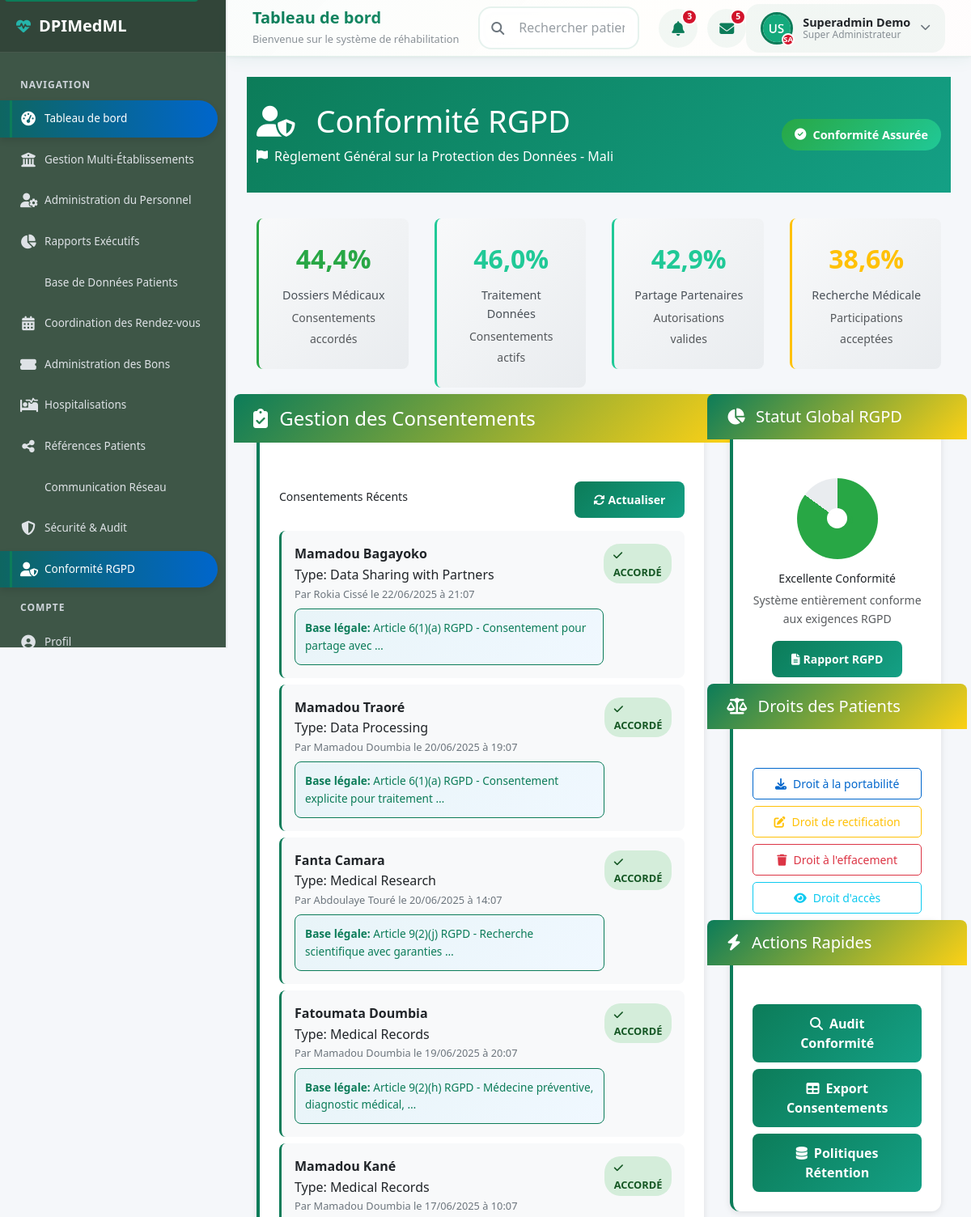
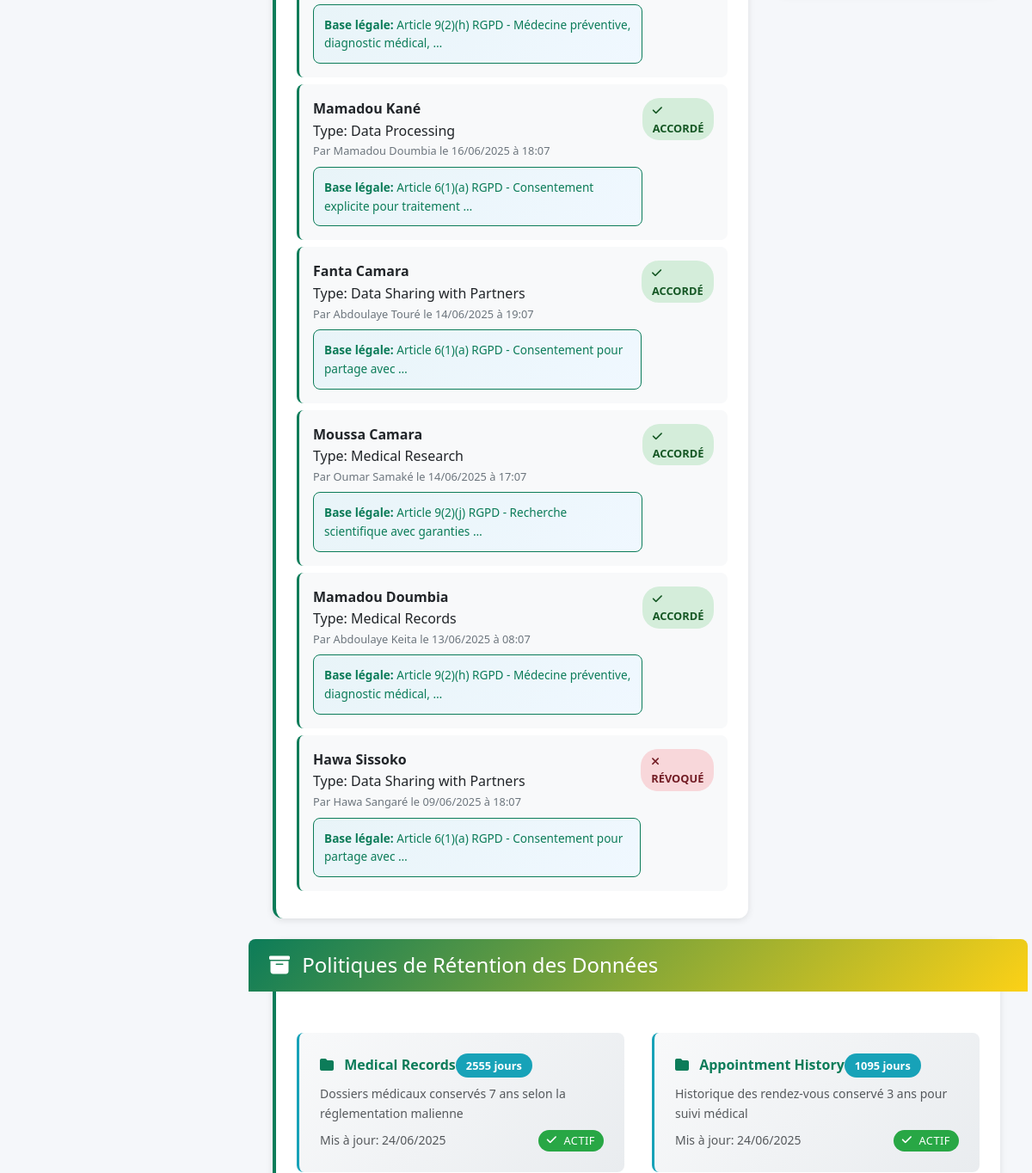
/dashboard/gdpr/ (signed in, upper part), run on an earlier commit of the app's database (2 pictures, top to bottom).
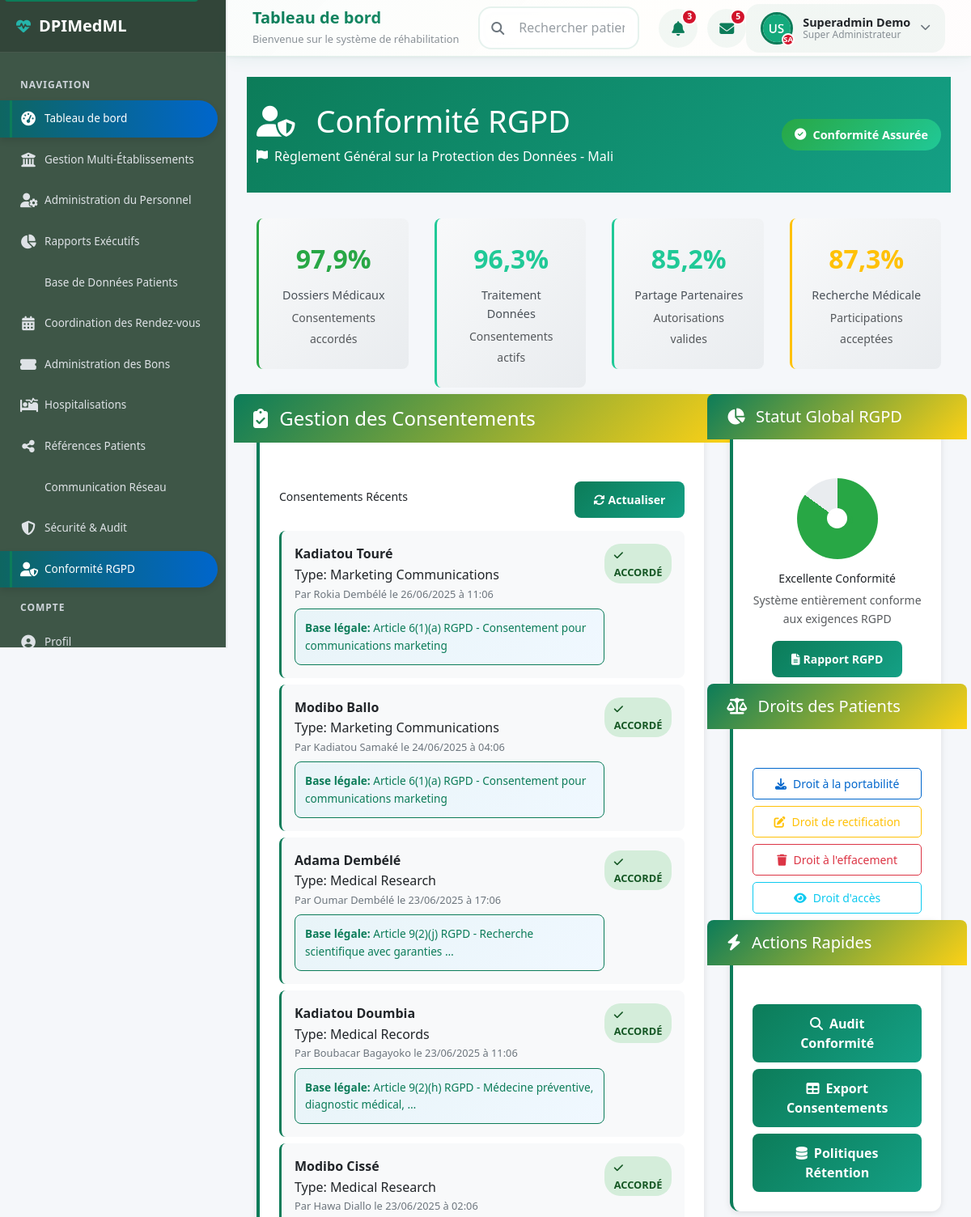
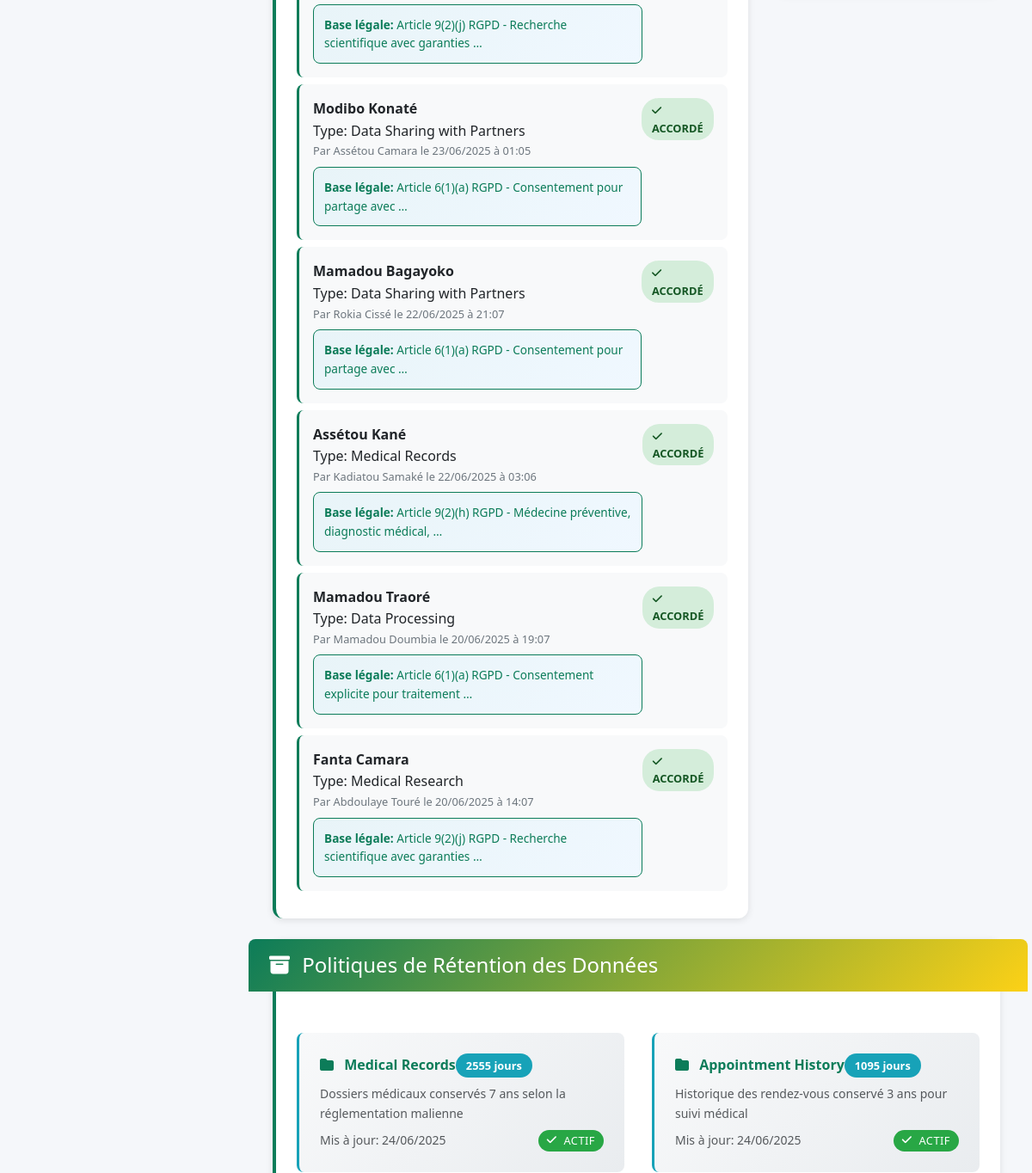
And on a later commit of the database (2 pictures, top to bottom).
### dashboard/models.py (models this page shows)
class PatientConsent(models.Model):
    CONSENT_TYPES = [
        ('data_processing', 'Data Processing'),
        ('medical_records', 'Medical Records'),
        ('sharing_partners', 'Data Sharing with Partners'),
        ('marketing', 'Marketing Communications'),
        ('research', 'Medical Research'),
    ]
    patient = models.ForeignKey('patients.Patient', on_delete=models.CASCADE, related_name='consents')
    consent_type = models.CharField(max_length=30, choices=CONSENT_TYPES)
    granted = models.BooleanField()
    granted_at = models.DateTimeField(default=timezone.now)
    granted_by = models.ForeignKey(User, on_delete=models.CASCADE, related_name='granted_consents')
    revoked_at = models.DateTimeField(null=True, blank=True)
    revoked_by = models.ForeignKey(User, on_delete=models.CASCADE, null=True, blank=True, related_name='revoked_consents')
    legal_basis = models.TextField(help_text="Legal basis for processing (GDPR Article 6)")
    class Meta:
        ordering = ['-granted_at']
        verbose_name = "Patient Consent"
        verbose_name_plural = "Patient Consents"

class DataRetentionPolicy(models.Model):
    DATA_TYPES = [
        ('medical_records', 'Medical Records'),
        ('appointment_history', 'Appointment History'),
        ('voucher_data', 'Voucher Data'),
        ('rehabilitation_plans', 'Rehabilitation Plans'),
        ('system_logs', 'System Logs'),
    ]
    data_type = models.CharField(max_length=30, choices=DATA_TYPES, unique=True)
    retention_period_days = models.IntegerField(help_text="Number of days to retain data")
    description = models.TextField()
    created_at = models.DateTimeField(auto_now_add=True)
    updated_at = models.DateTimeField(auto_now=True)
    class Meta:
        verbose_name = "Data Retention Policy"
        verbose_name_plural = "Data Retention Policies"

### patients/models.py (models this page shows, shortened)
class Patient(models.Model):
    GENDER_CHOICES = [
        ('M', 'Masculin'),
        ('F', 'Féminin'),
        ('O', 'Autre'),
    ]
    user = models.OneToOneField(User, on_delete=models.CASCADE, null=True, blank=True)
    patient_id = models.CharField(max_length=20, unique=True, null=True, blank=True)
    first_name = models.CharField(max_length=100, null=True, blank=True)
    last_name = models.CharField(max_length=100, null=True, blank=True)
    date_of_birth = models.DateField(null=True, blank=True)
    gender = models.CharField(max_length=1, choices=GENDER_CHOICES, null=True, blank=True)
    address = models.CharField(max_length=255, null=True, blank=True)
    city = models.CharField(max_length=100, null=True, blank=True)
    region = models.CharField(max_length=100, null=True, blank=True)
    phone_number = models.CharField(max_length=20, null=True, blank=True)
    email = models.EmailField(null=True, blank=True)
    guardian_name = models.CharField(max_length=200, null=True, blank=True)
    guardian_relationship = models.CharField(max_length=50, null=True, blank=True)
    guardian_phone = models.CharField(max_length=20, null=True, blank=True)
    created_at = models.DateTimeField(default=timezone.now)
    updated_at = models.DateTimeField(default=timezone.now)

### dashboard/views.py (the view)
# urls.py: path('gdpr/', views.gdpr_compliance, name='gdpr'),
@login_required
def gdpr_compliance(request):
    if request.user.profile.user_type not in ['superadmin', 'facility_admin']:
        return redirect('dashboard:index')
    consent_stats = {}
    for consent_type, _ in PatientConsent.CONSENT_TYPES:
        granted = PatientConsent.objects.filter(
            consent_type=consent_type,
            granted=True,
            revoked_at__isnull=True
        ).count()
        total_patients = Patient.objects.count()
        consent_stats[consent_type] = {
            'granted': granted,
            'percentage': round((granted / total_patients * 100), 1) if total_patients > 0 else 0
        }
    recent_consents = PatientConsent.objects.all()[:10]
    retention_policies = DataRetentionPolicy.objects.all()
    context = {
        'consent_stats': consent_stats,
        'recent_consents': recent_consents,
        'retention_policies': retention_policies,
    }
    return render(request, 'dashboard/gdpr.html', context)

### dpimedml/context_processors.py (called while the page is built)
def current_patient(request):
    context = {}
    if request.user.is_authenticated and hasattr(request.user, 'profile'):
        if request.user.profile.user_type == 'patient':
            try:
                current_patient = Patient.objects.get(user=request.user)
                context['current_patient'] = current_patient
            except Patient.DoesNotExist:
                context['current_patient'] = None
    return context

### templates/dashboard/gdpr.html (shortened to what the changed rows need)
{% extends "base.html" %}
{% load static %}
{% block content %}
<div class="gdpr-header">
    <div class="container">
        <div class="row align-items-center">
            <div class="col-md-8">
                <h1 class="mb-2">
                    <i class="fas fa-user-shield me-3"></i>
                    Conformité RGPD
                </h1>
            </div>
        </div>
    </div>
</div>
<div class="container">
    <div class="row mb-4">
        <div class="col-md-3">
            <div class="consent-metric excellent">
                <div class="metric-number excellent">
                    {% if consent_stats.medical_records %}
                        {{ consent_stats.medical_records.percentage }}%
                    {% else %}
                        0%
                    {% endif %}
                </div>
                <div class="metric-label">Dossiers Médicaux</div>
                <small class="text-muted">Consentements accordés</small>
            </div>
        </div>
        <div class="col-md-3">
            <div class="consent-metric good">
                <div class="metric-number good">
                    {% if consent_stats.data_processing %}
                        {{ consent_stats.data_processing.percentage }}%
                    {% else %}
                        0%
                    {% endif %}
                </div>
                <div class="metric-label">Traitement Données</div>
                <small class="text-muted">Consentements actifs</small>
            </div>
        </div>
        <div class="col-md-3">
            <div class="consent-metric good">
                <div class="metric-number good">
                    {% if consent_stats.sharing_partners %}
                        {{ consent_stats.sharing_partners.percentage }}%
                    {% else %}
                        0%
                    {% endif %}
                </div>
                <div class="metric-label">Partage Partenaires</div>
                <small class="text-muted">Autorisations valides</small>
            </div>
        </div>
        <div class="col-md-3">
            <div class="consent-metric warning">
                <div class="metric-number warning">
                    {% if consent_stats.research %}
                        {{ consent_stats.research.percentage }}%
                    {% else %}
                        0%
                    {% endif %}
                </div>
                <div class="metric-label">Recherche Médicale</div>
                <small class="text-muted">Participations acceptées</small>
            </div>
        </div>
    </div>
    <div class="row">
        <div class="col-lg-8 mb-4">
            <div class="gdpr-card">
                <div class="p-4">
                    {% if recent_consents %}
                    {% for consent in recent_consents %}
                    <div class="consent-item">
                        <div class="d-flex justify-content-between align-items-start">
                            <div>
                                <div class="fw-bold">{{ consent.patient.first_name }} {{ consent.patient.last_name }}</div>
                                <div>Type: {{ consent.get_consent_type_display }}</div>
                                <div class="consent-timestamp">
                                    Par {{ consent.granted_by.get_full_name|default:consent.granted_by.username }}
                                    le {{ consent.granted_at|date:"d/m/Y à H:i" }}
                                </div>
                                <div class="legal-basis">
                                    <strong>Base légale:</strong> {{ consent.legal_basis|truncatewords:8 }}
                                </div>
                            </div>
                            <span class="consent-badge {% if consent.granted %}consent-granted{% else %}consent-revoked{% endif %}">
                                {% if consent.granted %}
                                    <i class="fas fa-check me-1"></i>Accordé
                                {% else %}
                                    <i class="fas fa-times me-1"></i>Révoqué
                                {% endif %}
                            </span>
                        </div>
                    </div>
                    {% endfor %}
                    {% else %}
                    <div class="text-center py-4">
                        <i class="fas fa-user-check fa-3x text-success mb-3"></i>
                        <h6>Aucun consentement récent</h6>
                        <p class="text-muted">Tous les consentements sont à jour</p>
                    </div>
                    {% endif %}
                </div>
            </div>
        </div>
    </div>
    <div class="row">
        <div class="col-12">
            <div class="gdpr-card">
                <div class="p-4">
                    <div class="row">
                        {% for policy in retention_policies %}
                        <div class="col-md-6 mb-3">
                            <div class="retention-policy">
                                <div class="policy-header">
                                    <div class="policy-name">
                                        <i class="fas fa-folder me-2"></i>
                                        {{ policy.get_data_type_display }}
                                    </div>
                                    <div class="policy-duration">
                                        {{ policy.retention_period_days }} jours
                                    </div>
                                </div>
                                <p class="text-muted small mb-2">{{ policy.description }}</p>
                                <div class="d-flex justify-content-between align-items-center">
                                    <small class="text-muted">
                                        Mis à jour: {{ policy.updated_at|date:"d/m/Y" }}
                                    </small>
                                    <span class="badge bg-success">
                                        <i class="fas fa-check me-1"></i>Actif
                                    </span>
                                </div>
                            </div>
                        </div>
                        {% endfor %}
                    </div>
                </div>
            </div>
        </div>
    </div>
</div>
{% endblock %}

What changed in the data, as far as the page shows it:
no longer on this page (row unchanged): PatientConsent: patient.first_name "Fatoumata", patient.last_name "Doumbia", consent_type "Medical Records", granted_by.get_full_name "Mamadou Doumbia", granted_at "19/06/2025 à 20:07", legal_basis "Article 9(2)(h) RGPD - Médecine préventive, diagnostic médical, …", granted True (drawn)
no longer on this page (row unchanged): PatientConsent: patient.first_name "Mamadou", patient.last_name "Kané", consent_type "Medical Records", granted_by.get_full_name "Mamadou Doumbia", granted_at "17/06/2025 à 10:07", legal_basis "Article 9(2)(h) RGPD - Médecine préventive, diagnostic médical, …", granted True (drawn)
no longer on this page (row unchanged): PatientConsent: patient.first_name "Mamadou", patient.last_name "Kané", consent_type "Data Processing", granted_by.get_full_name "Mamadou Doumbia", granted_at "16/06/2025 à 18:07", legal_basis "Article 6(1)(a) RGPD - Consentement explicite pour traitement …", granted True (drawn)
no longer on this page (row unchanged): PatientConsent: patient.first_name "Fanta", patient.last_name "Camara", consent_type "Data Sharing with Partners", granted_by.get_full_name "Abdoulaye Touré", granted_at "14/06/2025 à 19:07", legal_basis "Article 6(1)(a) RGPD - Consentement pour partage avec …", granted True (drawn)
no longer on this page (row unchanged): PatientConsent: patient.first_name "Moussa", patient.last_name "Camara", consent_type "Medical Research", granted_by.get_full_name "Oumar Samaké", granted_at "14/06/2025 à 17:07", legal_basis "Article 9(2)(j) RGPD - Recherche scientifique avec garanties …", granted True (drawn)
no longer on this page (row unchanged): PatientConsent: patient.first_name "Mamadou", patient.last_name "Doumbia", consent_type "Medical Records", granted_by.get_full_name "Abdoulaye Keita", granted_at "13/06/2025 à 08:07", legal_basis "Article 9(2)(h) RGPD - Médecine préventive, diagnostic médical, …", granted True (drawn)
no longer on this page (row unchanged): PatientConsent: patient.first_name "Hawa", patient.last_name "Sissoko", consent_type "Data Sharing with Partners", granted_by.get_full_name "Hawa Sangaré", granted_at "09/06/2025 à 18:07", legal_basis "Article 6(1)(a) RGPD - Consentement pour partage avec …", granted False (drawn)
added PatientConsent: patient.first_name "Kadiatou", patient.last_name "Touré", consent_type "Marketing Communications", granted_by.get_full_name "Rokia Dembélé", granted_at "26/06/2025 à 11:06", legal_basis "Article 6(1)(a) RGPD - Consentement pour communications marketing", granted True (drawn)
added PatientConsent: patient.first_name "Modibo", patient.last_name "Ballo", consent_type "Marketing Communications", granted_by.get_full_name "Kadiatou Samaké", granted_at "24/06/2025 à 04:06", legal_basis "Article 6(1)(a) RGPD - Consentement pour communications marketing", granted True (drawn)
added PatientConsent: patient.first_name "Adama", patient.last_name "Dembélé", consent_type "Medical Research", granted_by.get_full_name "Oumar Dembélé", granted_at "23/06/2025 à 17:06", legal_basis "Article 9(2)(j) RGPD - Recherche scientifique avec garanties …", granted True (drawn)
added PatientConsent: patient.first_name "Kadiatou", patient.last_name "Doumbia", consent_type "Medical Records", granted_by.get_full_name "Boubacar Bagayoko", granted_at "23/06/2025 à 11:06", legal_basis "Article 9(2)(h) RGPD - Médecine préventive, diagnostic médical, …", granted True (drawn)
added PatientConsent: patient.first_name "Modibo", patient.last_name "Cissé", consent_type "Medical Research", granted_by.get_full_name "Hawa Diallo", granted_at "23/06/2025 à 02:06", legal_basis "Article 9(2)(j) RGPD - Recherche scientifique avec garanties …", granted True (drawn)
added PatientConsent: patient.first_name "Modibo", patient.last_name "Konaté", consent_type "Data Sharing with Partners", granted_by.get_full_name "Assétou Camara", granted_at "23/06/2025 à 01:05", legal_basis "Article 6(1)(a) RGPD - Consentement pour partage avec …", granted True (drawn)
added PatientConsent: patient.first_name "Assétou", patient.last_name "Kané", consent_type "Medical Records", granted_by.get_full_name "Kadiatou Samaké", granted_at "22/06/2025 à 03:06", legal_basis "Article 9(2)(h) RGPD - Médecine préventive, diagnostic médical, …", granted True (drawn)
Also different on the page:
{{ consent_stats.medical_records.percentage }}: "44,4" → "97,9"
{{ consent_stats.data_processing.percentage }}: "46,0" → "96,3"
{{ consent_stats.sharing_partners.percentage }}: "42,9" → "85,2"
{{ consent_stats.research.percentage }}: "38,6" → "87,3"
